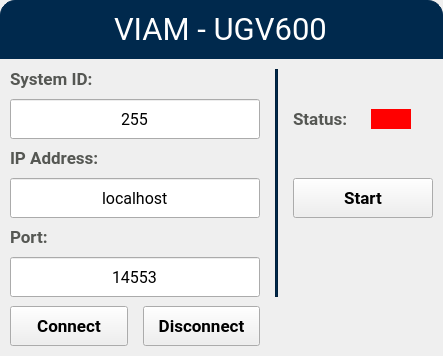
            <widget class="QFrame" name="UGV4">
             <property name="styleSheet">
              <string notr="true"/>
             </property>
             <layout class="QVBoxLayout" name="verticalLayout_24" stretch="60,300">
              <property name="spacing">
               <number>0</number>
              </property>
              <property name="leftMargin">
               <number>0</number>
              </property>
              <property name="topMargin">
               <number>0</number>
              </property>
              <property name="rightMargin">
               <number>0</number>
              </property>
              <property name="bottomMargin">
               <number>0</number>
              </property>
              <item>
               <widget class="QFrame" name="frame_8">
                <property name="styleSheet">
                 <string notr="true">	border-width:1;
	border-top-left-radius: 15;
	border-top-right-radius: 15;
	border-style: solid;
	border-color:rgb(0, 41, 77);
	background-color: rgb(0, 41, 77);</string>
                </property>
                <property name="lineWidth">
                 <number>0</number>
                </property>
                <layout class="QVBoxLayout" name="verticalLayout_25">
                 <item alignment="Qt::AlignHCenter">
                  <widget class="QLabel" name="Robot_label4">
                   <property name="font">
                    <font>
                     <family>Roboto</family>
                     <pointsize>23</pointsize>
                    </font>
                   </property>
                   <property name="styleSheet">
                    <string notr="true">color: rgb(255, 255, 255);</string>
                   </property>
                   <property name="text">
                    <string>VIAM - UGV600</string>
                   </property>
                  </widget>
                 </item>
                </layout>
               </widget>
              </item>
              <item>
               <widget class="QFrame" name="ManageUGV4">
                <property name="styleSheet">
                 <string notr="true"/>
                </property>
                <property name="frameShape">
                 <enum>QFrame::NoFrame</enum>
                </property>
                <property name="frameShadow">
                 <enum>QFrame::Plain</enum>
                </property>
                <property name="lineWidth">
                 <number>1</number>
                </property>
                <layout class="QGridLayout" name="gridLayout_10" columnstretch="100,100,3,50,50" columnminimumwidth="100,100,3,50,50">
                 <property name="leftMargin">
                  <number>10</number>
                 </property>
                 <property name="topMargin">
                  <number>10</number>
                 </property>
                 <property name="rightMargin">
                  <number>10</number>
                 </property>
                 <property name="bottomMargin">
                  <number>10</number>
                 </property>
                 <property name="horizontalSpacing">
                  <number>15</number>
                 </property>
                 <property name="verticalSpacing">
                  <number>9</number>
                 </property>
                 <item row="1" column="4" alignment="Qt::AlignLeft">
                  <widget class="QLabel" name="Status_UGV4">
                   <property name="minimumSize">
                    <size>
                     <width>40</width>
                     <height>20</height>
                    </size>
                   </property>
                   <property name="maximumSize">
                    <size>
                     <width>40</width>
                     <height>20</height>
                    </size>
                   </property>
                   <property name="styleSheet">
                    <string notr="true">background-color: red;
border-radius: 30px;</string>
                   </property>
                   <property name="text">
                    <string/>
                   </property>
                  </widget>
                 </item>
                 <item row="1" column="3" alignment="Qt::AlignLeft">
                  <widget class="QLabel" name="label_20">
                   <property name="font">
                    <font>
                     <family>Roboto</family>
                     <pointsize>13</pointsize>
                     <weight>75</weight>
                     <bold>true</bold>
                    </font>
                   </property>
                   <property name="styleSheet">
                    <string notr="true">color: rgb(85, 87, 83)</string>
                   </property>
                   <property name="text">
                    <string>Status:</string>
                   </property>
                  </widget>
                 </item>
                 <item row="0" column="2" rowspan="6">
                  <widget class="QLabel" name="label_21">
                   <property name="maximumSize">
                    <size>
                     <width>3</width>
                     <height>16777215</height>
                    </size>
                   </property>
                   <property name="styleSheet">
                    <string notr="true">background-color: rgb(0, 41, 77);</string>
                   </property>
                   <property name="frameShape">
                    <enum>QFrame::StyledPanel</enum>
                   </property>
                   <property name="text">
                    <string/>
                   </property>
                  </widget>
                 </item>
                 <item row="2" column="0" colspan="2">
                  <widget class="QLabel" name="label_22">
                   <property name="font">
                    <font>
                     <family>Roboto</family>
                     <pointsize>13</pointsize>
                     <weight>75</weight>
                     <bold>true</bold>
                    </font>
                   </property>
                   <property name="styleSheet">
                    <string notr="true">color: rgb(85, 87, 83)</string>
                   </property>
                   <property name="text">
                    <string>IP Address:</string>
                   </property>
                  </widget>
                 </item>
                 <item row="5" column="0" colspan="2">
                  <widget class="QLineEdit" name="Port_UGV4">
                   <property name="sizePolicy">
                    <sizepolicy hsizetype="Preferred" vsizetype="Preferred">
                     <horstretch>0</horstretch>
                     <verstretch>0</verstretch>
                    </sizepolicy>
                   </property>
                   <property name="minimumSize">
                    <size>
                     <width>250</width>
                     <height>40</height>
                    </size>
                   </property>
                   <property name="font">
                    <font>
                     <family>Roboto</family>
                     <pointsize>12</pointsize>
                    </font>
                   </property>
                   <property name="statusTip">
                    <string/>
                   </property>
                   <property name="styleSheet">
                    <string notr="true"/>
                   </property>
                   <property name="text">
                    <string>14553</string>
                   </property>
                   <property name="alignment">
                    <set>Qt::AlignCenter</set>
                   </property>
                  </widget>
                 </item>
                 <item row="1" column="0" colspan="2">
                  <widget class="QLineEdit" name="SystemID_UGV4">
                   <property name="sizePolicy">
                    <sizepolicy hsizetype="Preferred" vsizetype="Preferred">
                     <horstretch>0</horstretch>
                     <verstretch>0</verstretch>
                    </sizepolicy>
                   </property>
                   <property name="minimumSize">
                    <size>
                     <width>0</width>
                     <height>40</height>
                    </size>
                   </property>
                   <property name="font">
                    <font>
                     <family>Roboto</family>
                     <pointsize>12</pointsize>
                    </font>
                   </property>
                   <property name="statusTip">
                    <string/>
                   </property>
                   <property name="styleSheet">
                    <string notr="true"/>
                   </property>
                   <property name="text">
                    <string>255</string>
                   </property>
                   <property name="alignment">
                    <set>Qt::AlignCenter</set>
                   </property>
                  </widget>
                 </item>
                 <item row="0" column="0" colspan="2">
                  <widget class="QLabel" name="label_23">
                   <property name="font">
                    <font>
                     <family>Roboto</family>
                     <pointsize>13</pointsize>
                     <weight>75</weight>
                     <bold>true</bold>
                    </font>
                   </property>
                   <property name="styleSheet">
                    <string notr="true">color: rgb(85, 87, 83)</string>
                   </property>
                   <property name="text">
                    <string>System ID:</string>
                   </property>
                  </widget>
                 </item>
                 <item row="3" column="3" colspan="2" alignment="Qt::AlignHCenter">
                  <widget class="QPushButton" name="Start_UGV4">
                   <property name="sizePolicy">
                    <sizepolicy hsizetype="Preferred" vsizetype="Preferred">
                     <horstretch>0</horstretch>
                     <verstretch>0</verstretch>
                    </sizepolicy>
                   </property>
                   <property name="minimumSize">
                    <size>
                     <width>140</width>
                     <height>20</height>
                    </size>
                   </property>
                   <property name="maximumSize">
                    <size>
                     <width>300</width>
                     <height>16777215</height>
                    </size>
                   </property>
                   <property name="font">
                    <font>
                     <family>Roboto</family>
                     <pointsize>13</pointsize>
                     <weight>75</weight>
                     <bold>true</bold>
                    </font>
                   </property>
                   <property name="text">
                    <string>Start</string>
                   </property>
                  </widget>
                 </item>
                 <item row="3" column="0" colspan="2">
                  <widget class="QLineEdit" name="IPAddress_UGV4">
                   <property name="sizePolicy">
                    <sizepolicy hsizetype="Preferred" vsizetype="Preferred">
                     <horstretch>0</horstretch>
                     <verstretch>0</verstretch>
                    </sizepolicy>
                   </property>
                   <property name="minimumSize">
                    <size>
                     <width>250</width>
                     <height>40</height>
                    </size>
                   </property>
                   <property name="font">
                    <font>
                     <family>Roboto</family>
                     <pointsize>12</pointsize>
                    </font>
                   </property>
                   <property name="statusTip">
                    <string/>
                   </property>
                   <property name="styleSheet">
                    <string notr="true"/>
                   </property>
                   <property name="text">
                    <string>localhost</string>
                   </property>
                   <property name="alignment">
                    <set>Qt::AlignCenter</set>
                   </property>
                  </widget>
                 </item>
                 <item row="4" column="0">
                  <widget class="QLabel" name="label_24">
                   <property name="font">
                    <font>
                     <family>Roboto</family>
                     <pointsize>13</pointsize>
                     <weight>75</weight>
                     <bold>true</bold>
                    </font>
                   </property>
                   <property name="styleSheet">
                    <string notr="true">color: rgb(85, 87, 83)</string>
                   </property>
                   <property name="text">
                    <string>Port:</string>
                   </property>
                  </widget>
                 </item>
                 <item row="6" column="1">
                  <widget class="QPushButton" name="Disconect_UGV4">
                   <property name="sizePolicy">
                    <sizepolicy hsizetype="Preferred" vsizetype="Preferred">
                     <horstretch>0</horstretch>
                     <verstretch>0</verstretch>
                    </sizepolicy>
                   </property>
                   <property name="minimumSize">
                    <size>
                     <width>0</width>
                     <height>40</height>
                    </size>
                   </property>
                   <property name="font">
                    <font>
                     <family>Roboto</family>
                     <pointsize>13</pointsize>
                     <weight>75</weight>
                     <bold>true</bold>
                    </font>
                   </property>
                   <property name="text">
                    <string>Disconnect</string>
                   </property>
                  </widget>
                 </item>
                 <item row="6" column="0">
                  <widget class="QPushButton" name="Connect_UGV4">
                   <property name="sizePolicy">
                    <sizepolicy hsizetype="Preferred" vsizetype="Preferred">
                     <horstretch>0</horstretch>
                     <verstretch>0</verstretch>
                    </sizepolicy>
                   </property>
                   <property name="font">
                    <font>
                     <family>Roboto</family>
                     <pointsize>13</pointsize>
                     <weight>75</weight>
                     <bold>true</bold>
                    </font>
                   </property>
                   <property name="styleSheet">
                    <string notr="true"/>
                   </property>
                   <property name="text">
                    <string>Connect</string>
                   </property>
                  </widget>
                 </item>
                </layout>
               </widget>
              </item>
             </layout>
            </widget>
